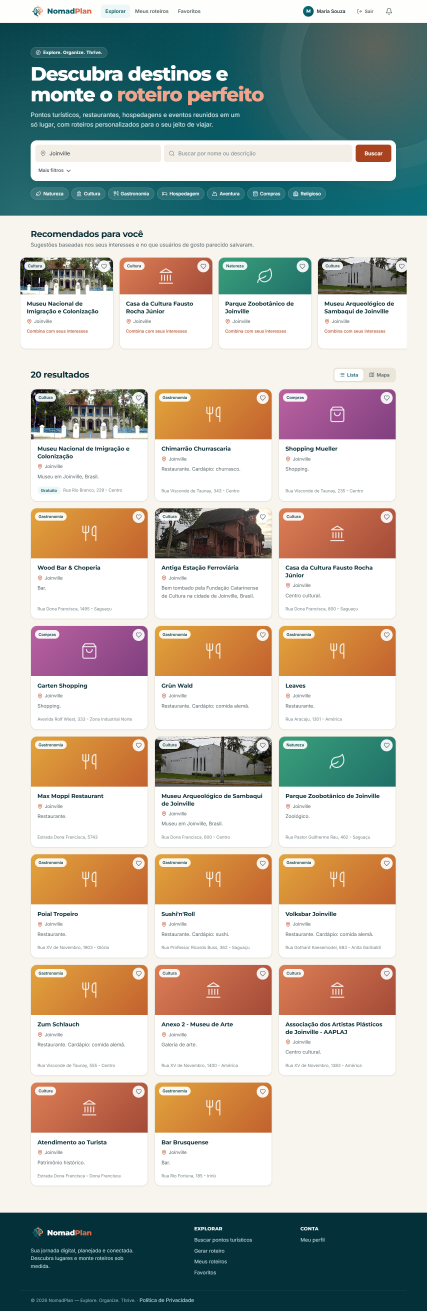
#> input picture docs/rfc-imagens/rfc_telas/busca.png, 1280 x 3931 px (shown at 1/3 size)
$ python rfc_preparar_figuras.py
#> lines starting #> are read from the running program, lines starting #| are printed output that depends on the picture
"""Recorta as capturas de tela para caberem na página do RFC e monta as figuras compostas.

Lê rfc_telas/ e grava em rfc_figuras/ (pasta gerada, fora do git). Rode antes de rfc_secoes_8_13.py."""
from pathlib import Path
from PIL import Image, ImageDraw, ImageFont

RAIZ = Path(__file__).resolve().parent
TELAS = RAIZ / "rfc_telas"
SAIDA = RAIZ / "rfc_figuras"
SAIDA.mkdir(exist_ok=True)

# nome -> (arquivo, topo, base); base None = até o fim
CORTES = {
    "busca": ("busca.png", 0, 1500),
    "ponto": ("ponto.png", 0, 1120),
    "roteiro": ("roteiro.png", 0, 1780),
    "gerar": ("gerar.png", 0, 1500),
    "cadastro_ponto": ("cadastro-ponto.png", 0, 1500),
    "moderacao": ("moderacao.png", 0, 1300),
    "admin": ("admin.png", 0, 1500),
    "perfil": ("perfil.png", 0, 1500),
    "ferramentas": ("ferramentas.png", 0, None),
    "convite": ("convite.png", 0, None),
    "planejamento": ("planejamento.png", 0, None),
    "colaboracao": ("colaboracao.png", 0, None),
    "celular": ("busca-celular.png", 0, None),
    "login": ("login.png", 0, 800),
    "registrar": ("registrar.png", 0, 1230),
}
for nome, (arq, topo, base) in CORTES.items():
    im = Image.open(TELAS / arq).convert("RGB")
#> im is the input picture: PIL image 1280x3931 RGB; mean R, G, B 187.5, 185.1, 176.5
    im = im.crop((0, topo, im.width, base or im.height))
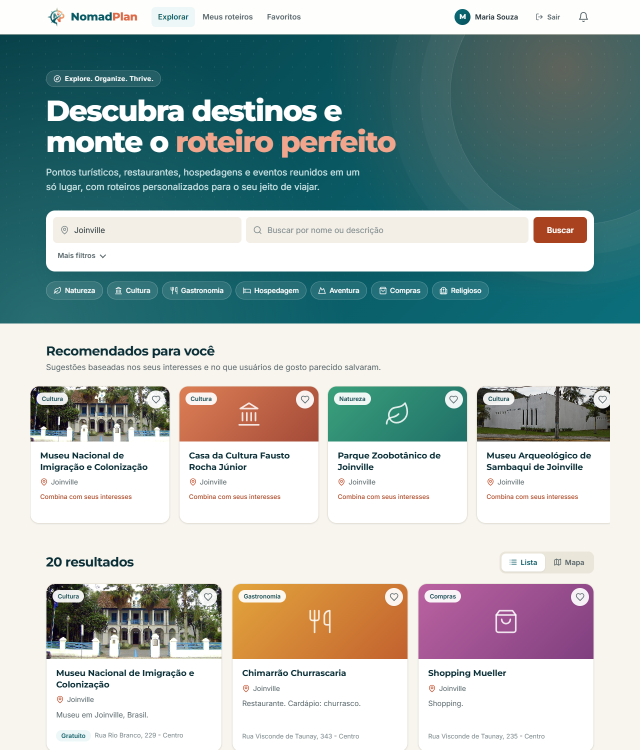
#> im: PIL image 1280x1500 RGB (shown at 1/2 size); mean R, G, B 167.4, 180.9, 179.1
    im.save(SAIDA / f"{nome}.png", optimize=True)
#> pass 2 of the loop `for nome, (arq, topo, base) in CORTES.items():`:
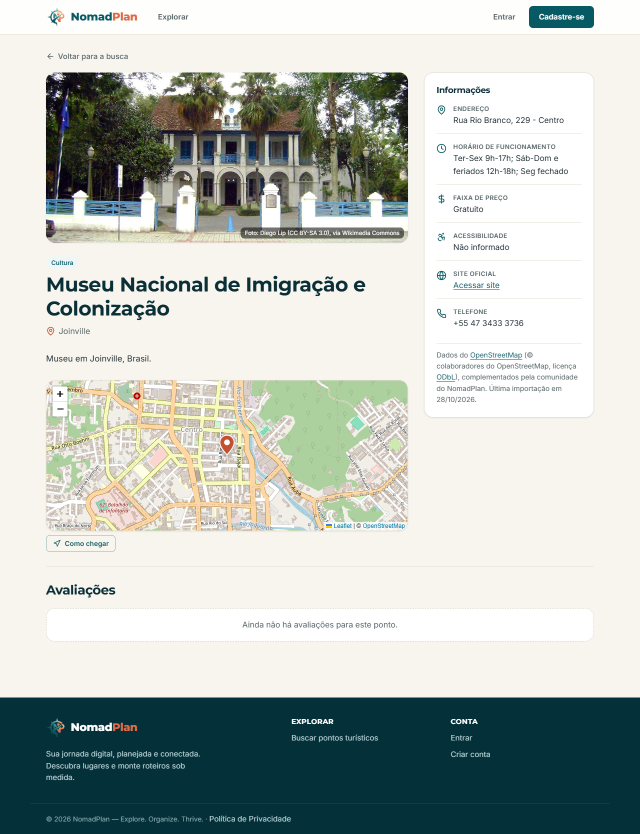
#> input picture docs/rfc-imagens/rfc_telas/ponto.png, 1280 x 1667 px (shown at 1/2 size)
#> im is the input picture: PIL image 1280x1667 RGB; mean R, G, B 187.8, 194.6, 189.8
#> `im = im.crop((0, topo, im.width, base or im.height))`:
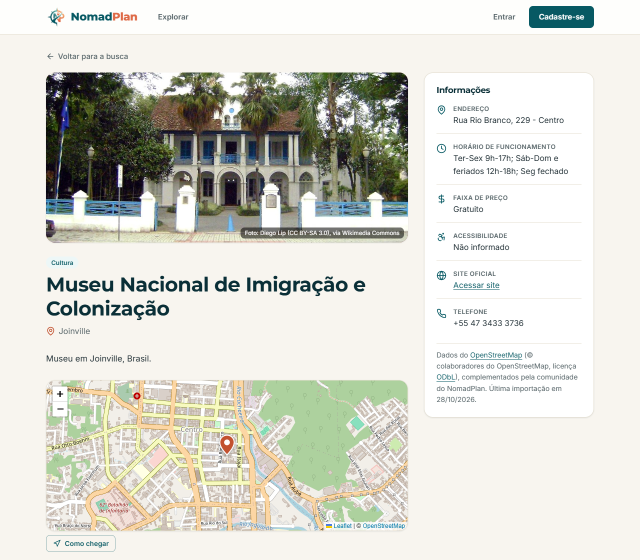
#> im: PIL image 1280x1120 RGB (shown at 1/2 size); mean R, G, B 216.6, 216.8, 208.5
#> pass 3 of the loop `for nome, (arq, topo, base) in CORTES.items():`:
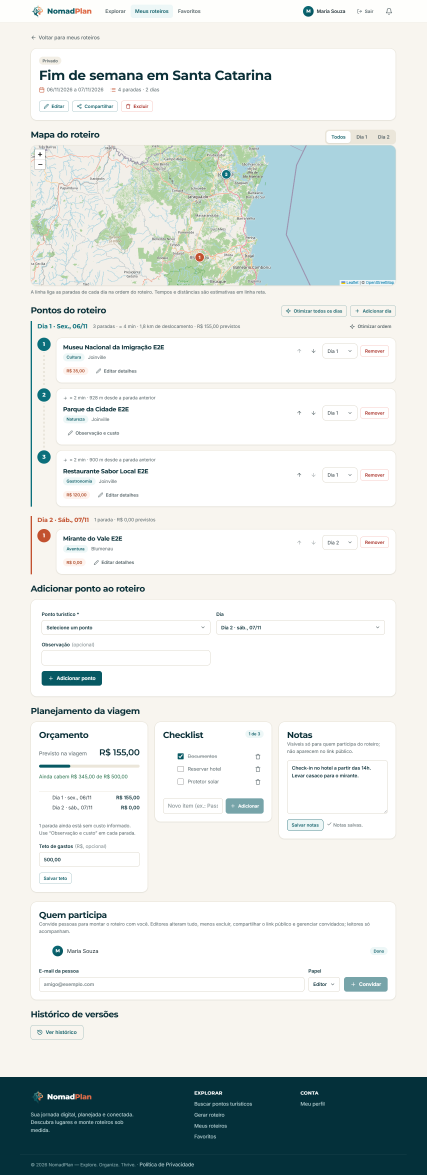
#> input picture docs/rfc-imagens/rfc_telas/roteiro.png, 1280 x 3523 px (shown at 1/3 size)
#> im is the input picture: PIL image 1280x3523 RGB; mean R, G, B 221.2, 226.6, 224.6
#> `im = im.crop((0, topo, im.width, base or im.height))`:
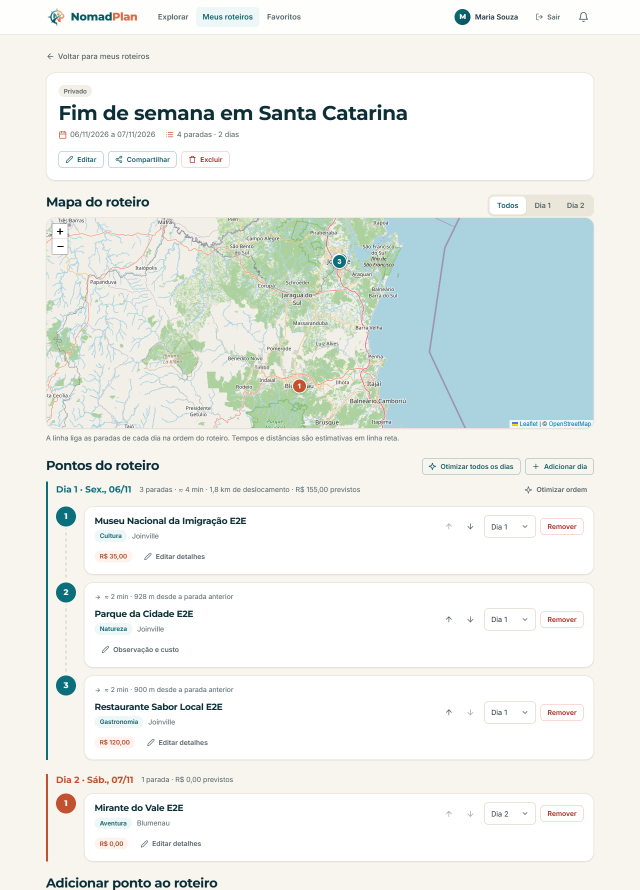
#> im: PIL image 1280x1780 RGB (shown at 1/2 size); mean R, G, B 235.8, 239.5, 236.1
#> (the run stopped early here; a loop or call above may not have finished)
